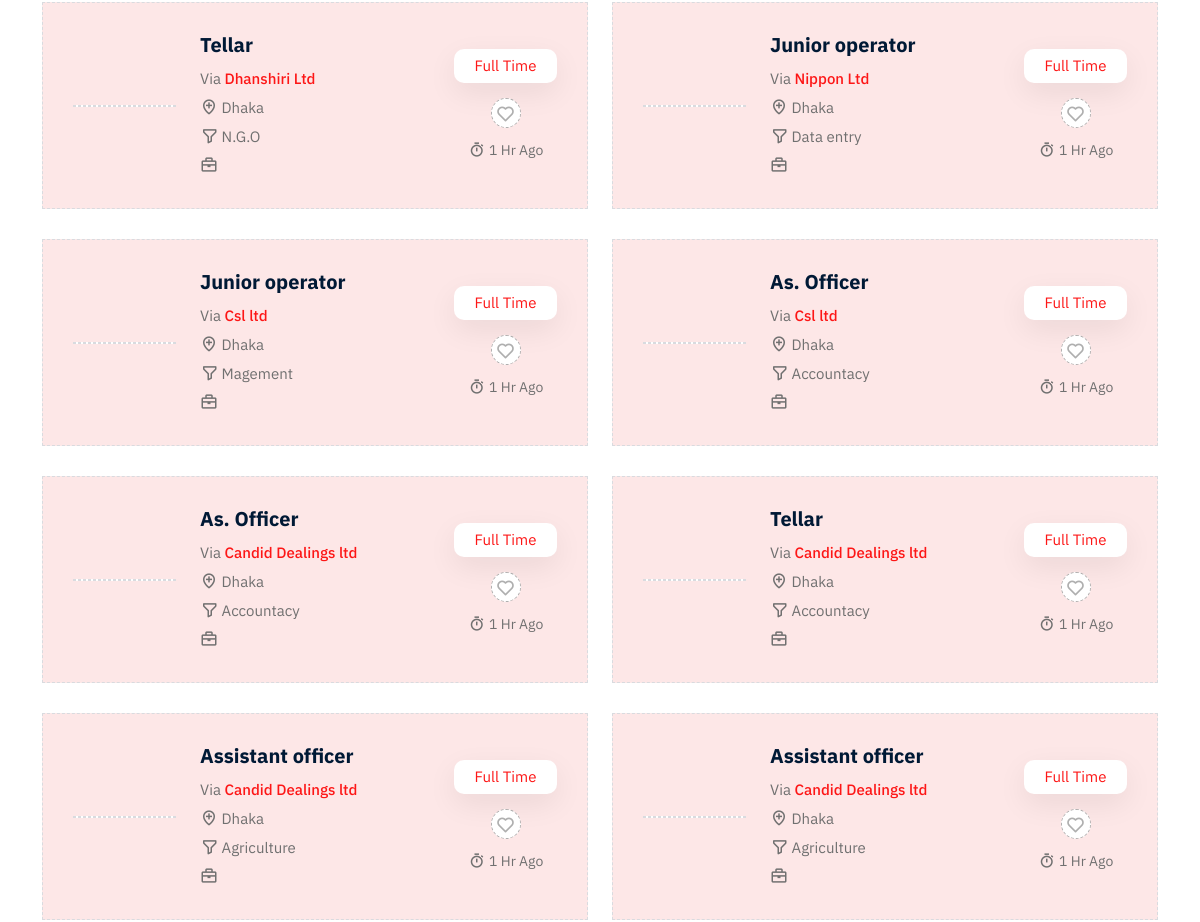
The app's page /job_grid.php (signed in, middle part), older data.
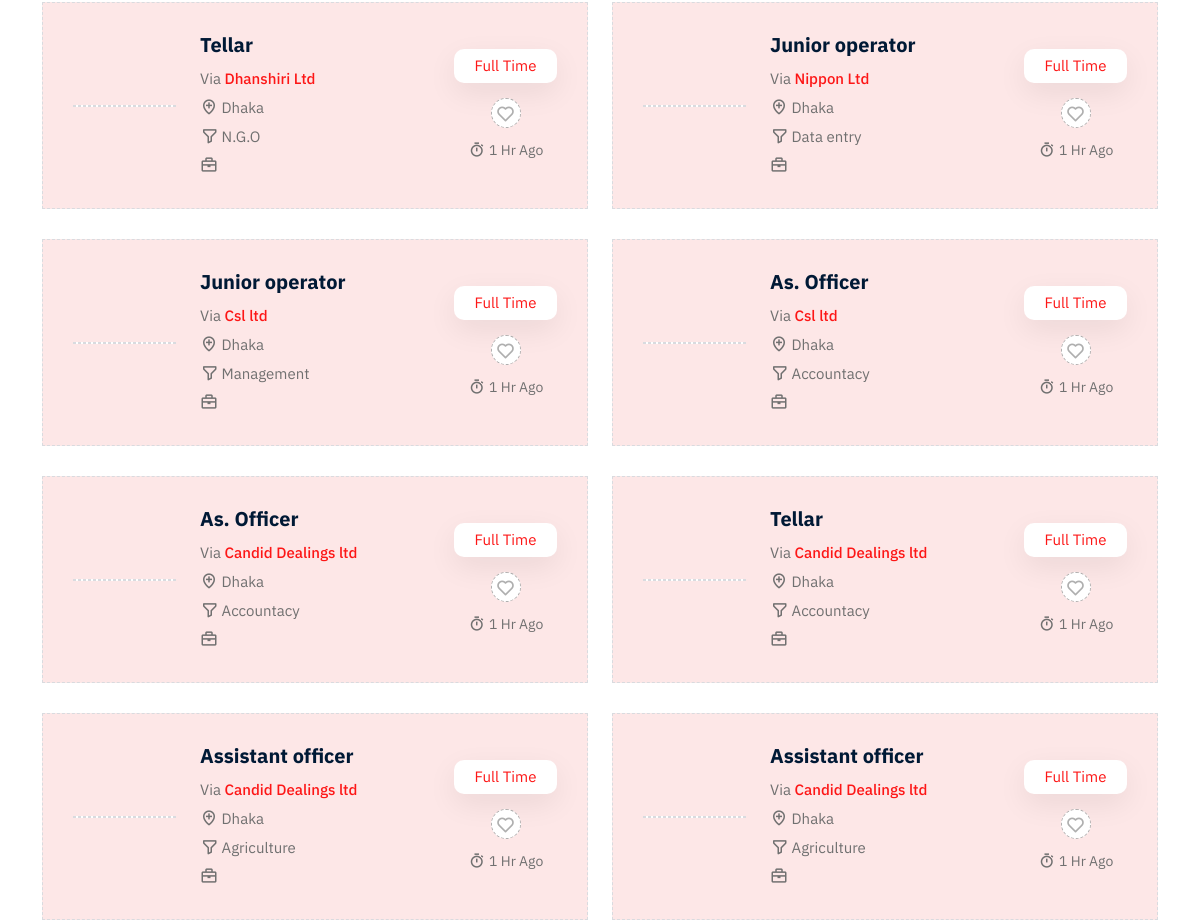
The same page, newer data.
### tables this page shows
CREATE TABLE `vacancy` (
  `id` int(11) NOT NULL,
  `job_title` varchar(50) NOT NULL,
  `salary` varchar(30) NOT NULL,
  `company_name` varchar(30) NOT NULL,
  `address` varchar(30) NOT NULL,
  `category` varchar(30) NOT NULL,
  `start_date` date NOT NULL DEFAULT current_timestamp(),
  `last_date` date NOT NULL DEFAULT current_timestamp(),
  `email` varchar(30) NOT NULL,
  `website` varchar(30) NOT NULL,
  `job_type` varchar(20) NOT NULL,
  `company_id` int(11) NOT NULL,
  `vacancy_count` int(11) NOT NULL,
  `catagory_id` int(11) NOT NULL,
  `category_count` int(11) NOT NULL,
  `description` varchar(300) NOT NULL
);

### job_grid.php (the view, shortened to what this page needs)
<?php
require_once 'connect.php';
$user_first_name = $_SESSION['name'];
if(!empty($user_first_name)){
?>
<!doctype html>
<html lang="zxx">
    <head>
        <link rel="stylesheet" href="assets/css/bootstrap.min.css">
        <link rel="stylesheet" href="assets/css/owl.carousel.min.css">
        <link rel="stylesheet" href="assets/css/owl.theme.default.min.css">
        <link rel="stylesheet" href="assets/css/boxicon.min.css">
        <link rel="stylesheet" href="assets/fonts/flaticon/flaticon.css">
        <link rel="stylesheet" href="assets/css/magnific-popup.css">
        <link rel="stylesheet" href="assets/css/meanmenu.css">
        <link rel="stylesheet" href="assets/css/nice-select.css">
		<link rel="stylesheet" href="assets/css/style.css">
		<link rel="stylesheet" href="assets/css/dark.css">
		<link rel="stylesheet" href="assets/css/responsive.css">
    </head>
    <body>
		<section class="job-section jobs-grid-section pt-100 pb-70">
			<div class="container">
				<div class="row">
				<?php
                $sql = $conn->query("SELECT * FROM vacancy");
               while($row = $sql->fetch_assoc()){
                ?>
					<div class="col-md-6">
						<div class="job-card">
							<div class="row align-items-center">
								<div class="col-lg-3">
									<div class="thumb-img">
									</div>
								</div>
								<div class="col-lg-6">
									<div class="job-info">
										<h3>
											<a href="job_details.php?id=<?php echo $row['id']  ?>"><?php echo $row['job_title'] ?></a>
										</h3>
										<ul>
											<li>Via <a href="#"><?php echo $row['company_name'] ?></a></li>
											<li>
												<i class='bx bx-location-plus'></i>
												<?php echo $row['address'] ?>
											</li>
											<li>
												<i class='bx bx-filter-alt' ></i>
												<?php echo $row['category'] ?>
											</li>
											<li>
												<i class='bx bx-briefcase' ></i>
											</li>
										</ul>
									</div>
								</div>
								<div class="col-lg-3">
									<div class="job-save">
										<span>Full Time</span>
										<a href="#">
											<i class='bx bx-heart'></i>
										</a>
										<p>
											<i class='bx bx-stopwatch' ></i>
											1 Hr Ago
										</p>
									</div>
								</div>
							</div>
						</div>
					</div>
					<?php } ?>
                </div>
			</div>
		</section>
  	</body>
</html>
<?php
}else{
    header('location:sign_in.php');
}
?>

Row changes from the older to the newer data that the page shows:
changed vacancy: category "Magement" → "Management"
